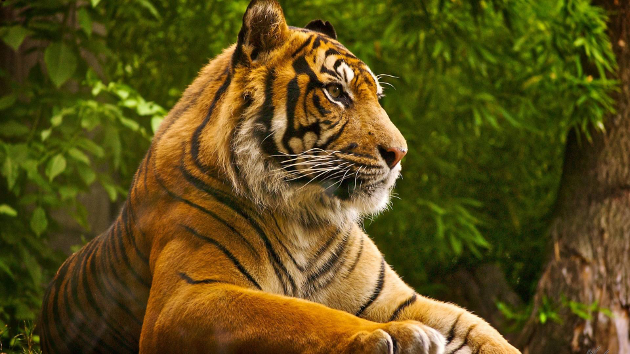
#> input picture School projects/3 - Multimedijski sistemi/Vaje 4/tiger.bmp, 630 x 354 px; the run also reads 1 picture not shown here
$ jupyter execute --allow-errors exercise4.ipynb
#> lines starting #> are read from the running program, lines starting #| are printed output that depends on the picture; long printed decimals are rounded
Exercise 4: Lossy Image Compression
===============================

To complete the exercise, follow the instructions and complete the missing code and write the answers where required.  All points, except the ones marked with **(N points)** are mandatory. The optional tasks require more independet work and some extra effort. Without completing them you can get at most 75 points for the exercise (the total number of points is 100 and results in grade 10). Sometimes there are more optional exercises and you do not have to complete all of them, you can get at most 100 points.

## Introduction

In this exercise, you will implement several concepts from lossy image compression al

of the JPEG pipeline for image compression. The method is based on performing the [discrete cosine transform (DCT)](https://en.wikipedia.org/wiki/Discrete_cosine_transform) on 8x8 blocks, quantizing the resulting coefficients, then losslessly compressing them via entropy encoding. You will first familiarize yourself with the calculation and properties of the DCT by using it on 1D signals, then use its 2D variant to transform and reconstruct images. Finally, you will implement a rough version of the JPEG algorithm and check the reductions in space and quality of the compressed images.

[cell 1]
# Run this cell to download the data used in this exercise
import zipfile, urllib.request, io, os
if not os.path.isfile("token"):
    print("Downloading exercise material")
    zipfile.ZipFile(io.BytesIO(urllib.request.urlopen("https://data.vicos.si/lukacu/multimedia/exercise4.zip").read())).extractall()
#> (this line was passed over: the network is not available in this run)

[cell 2]
# Some initial imports

from matplotlib import pyplot as plt
import numpy as np
from skimage import data, io, color

## Assignment 1: Block Truncation Coding

One of the early lossy image compression approaches divides image into 4x4 blocks and encodes each block with a mean, a standard deviation and a binary image that denotes if each of the 16 pixels in the block is higher or lower than the mean value. This approach is called Block Truncation Coding and is in some respects a predecesor to more well known lossy image compression codecs, such as JPEG.

 * Load image `tiger.bmp` (convert it to grayscale) and divide it into 4x4 blocks. Since the image dimensions are not divisible by 4, use `np.pad` to make image bigger. Order blocks row-by-row and visualize blocks 3, 216, and 387 (note that counting starts with 0). Note that you should manually set `vmin` and `vmax` parameters of `imshow` to get a representative visualization.


[cell 3]
I = color.rgb2gray(io.imread("tiger.bmp")) * 255
#> I: shape (354, 630) float64; min 0, max 254.3, mean 77.2

def padding(size, block_size):
    """ A helper function to calculate padding size. """
    return int(np.ceil(size / block_size) * block_size - size)

I = np.pad(I, ((0,padding(I.shape[0], 4)), (0,padding(I.shape[1], 4))))
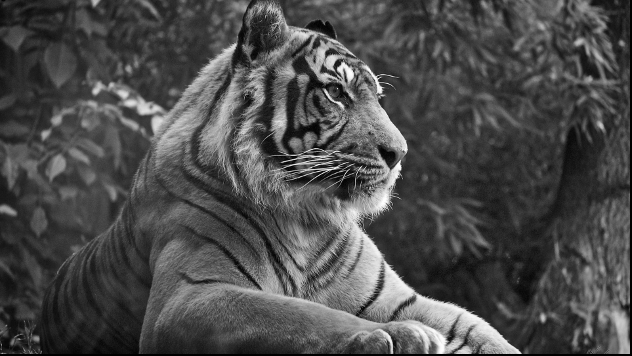
#> I: shape (356, 632) float64; min 0, max 254.3, mean 76.5

I_blocks = [I[i:i+4, j:j+4] for i in range(0, I.shape[0], 4) for j in range(0, I.shape[1], 4)]
#> I_blocks = 14062 items
_, ax = plt.subplots(1, 3, figsize=(10,10))
ax[0].imshow(I_blocks[3], vmin=0, vmax=255)
ax[1].imshow(I_blocks[216], vmin=0, vmax=255)
ax[2].imshow(I_blocks[387], vmin=0, vmax=255)
plt.show()
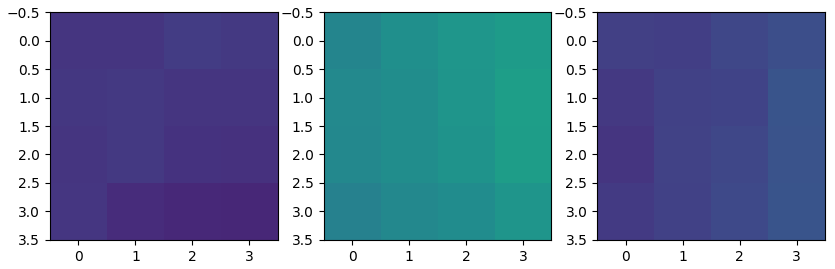
#> figure drawn by matplotlib, 3 panels

 * For each block compute the mean value and standard deviation of the values. Then use thresholding to determine which pixels are greater than the mean value. Write function `btc_compress` that accepts a grayscale image and returns a list of tuples containing mean, standard deviation and a list of 16 logical values.

    For the sixth block the output should be `(27, 5, [True, True, True, True, False, True, True, True, False, False, False, True, False, False, False, False])`. Note that one of the problems of not getting the same result could be that you do not use a 8-bit image. If your grayscale image is not 8-bit, scale and round the values to the nearest integer.

[cell 4]
def btc_compress(I):
    ret = []
    for i in range(0, I.shape[0], 4):
        for j in range(0, I.shape[1], 4):
            block = I[i:i+4, j:j+4]
            mean = int(np.mean(block))
            std_dev = int(np.std(block))
            bool_values = []
            for k in range(0, 4):
                for l in range(0, 4):
                    bool_values.append(block[k][l] > mean)
            ret.append((mean, std_dev, bool_values))
    return ret


I = np.round(color.rgb2gray(io.imread("tiger.bmp")) * 255).astype(np.uint8)
#> I: shape (354, 630); min 0, max 254, mean 77.2
I = np.pad(I, ((0,padding(I.shape[0], 4)), (0,padding(I.shape[1], 4))))
#> I: shape (356, 632)
tokens = btc_compress(I)
#> tokens = 14062 items

print(tokens[5][0], tokens[5][1], tokens[5][2])
#| 27 5 [True, True, True, True, False, True, True, True, False, False, False, True, False, False, False, False]

*  **Discussion question**: what is the compression ratio of the BTC coding? Does it change with the content of the image? What are the advantages and disadvantages of this coding scheme?

 * Objective evaluation of the reconstruction quality is important. One simple way to do it is to compute the mean squared error between the original and reconstructed image. Write a function that computes MSE between individual blocks of the original and reconstructed image. Then compute the MSE of the reconstructed image and compare it to the original image.

[cell 5]
def btc_decompress(tokens, shape):
#> called with shape = (356, 632)
    I = np.zeros(shape, dtype=np.uint8)
    index = 0
    for i in range(0, shape[0], 4):
        for j in range(0, shape[1], 4):
            mean, std_dev, bool_values = tokens[index]
            index += 1
            block = np.array(bool_values).reshape((4,4))
            block = block * std_dev + mean
            I[i:i+4, j:j+4] = block
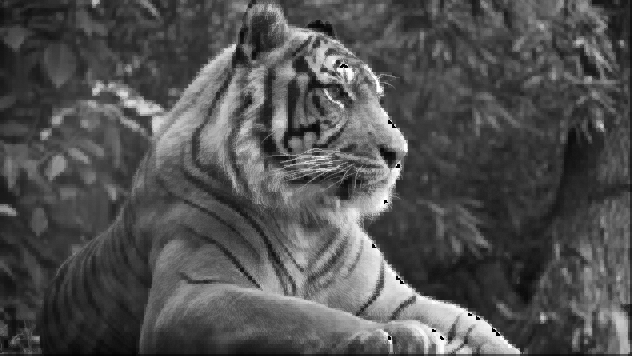
#> I: shape (356, 632); min 0, max 255, mean 81.2
#> after the loop, index = 14062
    return I

def mse(I, I_reconstructed):
    if I.shape != I_reconstructed.shape:
        return -1
    return np.mean((I - I_reconstructed) ** 2)

I_reconstructed = btc_decompress(tokens, I.shape)
mse = mse(I, I_reconstructed)
#> mse = 40.22
print(mse)
#| 40.216

* **Discussion question**: Why does the MSE changes with the content of the image?

 * **(5 points)**: Write function `btc_decompress` that accepts a list of tuples and image shape from the task above and returns a reconstructed image. Check the lecture slides for the reconstruction formulas. At the end, crop the padded pixels from the image. Test compression and decompression on the `tiger.bmp` image. Zoom in on an region to see the difference.


[cell 6]
_, ax = plt.subplots(1, 2, figsize=(10,10))
ax[0].imshow(I[100:200, 100:200], cmap='gray', vmin=0, vmax=255)
ax[1].imshow(I_reconstructed[100:200, 100:200], cmap='gray', vmin=0, vmax=255)
plt.show()

Assignment 2: Discrete Cosine Transform
--------

The discrete cosine transform used in JPEG standard is called DCT-II. The process expresses a (finite) sequence of data points as a sum of cosines with different frequencies (called basis functions). The result is a list of coefficients which can be used to reconstruct the original data. The most commonly used is DCT-II, also called "the DCT". Its inverse, DCT-III is called "the inverse DCT". Their formulas are as follows:

\begin{equation}
X_k = \sum_{n=0}^{N-1}x_n \cos{\Big(\frac{\pi}{N}\Big(n+\frac{1}{2}\Big)k\Big)}; \quad k = 0,\dots, N-1,\\
x_k = \frac{1}{N}X_0+\sum_{n=1}^{N-1}\frac{2}{N} \ X_n \cos{\Big(  \frac{\pi}{N}\ n\ \Big(  k+\frac{1}{2}  \Big)  \Big)}; \quad k = 0,\dots, N-1
\end{equation}

where $x_n$ denotes the $n$-th element of the input signal, while $N$ denotes the total number of elements of the input signal.

 * In DCT, the signal is expressed as a sum of cosines with different frequencies. Consider the length of sequence `N = 10` and plot the basis functions for sequences of this length. The number of basis functions must equal the number of data points (N). To make the plot look smoother you can tabulate the cosine function more accurately by adding more values, e.g. use `200` values instead `10` that are sufficient for computation of DCT. The result should look like this:


[cell 7]
# Some initial imports

from matplotlib import pyplot as plt
import numpy as np
from skimage import data, io, color

N = 10

_, ax = plt.subplots()

#> (the rest of this cell did not finish here and is left out)

 * Implement 1D DCT transform and its inverse. Implement the ``my_dct`` and ``my_idct`` functions that receive a signal and return the DCT coefficients (the sizes must match). Use the above formulas. Take note that these are the basic formulas. In practice, scaling factors are used to allow the transform to be expressed as matrix multiplication (see point <i>(d)</i>). You can test the correctness of your implementation by transforming a signal to frequency domain and back again. The result should be equal to the input signal (up to machine precision).

[cell 8]
def my_dct(input_signal):
    N = len(input_signal)
    ret = np.array([np.sum(input_signal * np.cos(np.pi/N * (np.arange(0, N) + 0.5) * k)) for k in range(N)])
    return ret

[cell 9]
def my_idct(input_signal):
    N = len(input_signal)
    ret = np.array([input_signal[0] / N + np.sum(2/N * input_signal[1:] * np.cos(np.pi/N * np.arange(1, N) * (k + 0.5))) for k in range(N)])
    return ret

 * Visualize the signal reconstruction from the DCT coefficients. Perform the DCT (using `my_dct`) on a chosen signal (to make the process easier to follow, start with `y = np.sin(np.exp(x) * 0.2)`), then transform it back using `my_idct`. Plot the intermediate result. If performed correctly, the signal should in the end be fully reconstructed. Also plot the error between the original and the reconstuction.


[cell 10]
x = np.linspace(0, 20, 21)
y = np.sin(np.exp(x) * 0.2)

dct = my_dct(y)
idct = my_idct(dct)

_, ax = plt.subplots(1,3, figsize=(10,3))
ax[0].plot(y)
ax[1].plot(dct)
ax[2].plot(idct)
plt.show()
#> figure, not shown here; panel 1: curve peaks at x = 2, y = 0.996; panel 2: curve peaks at x = 3, y = 4.85; panel 3: curve peaks at x = 2, y = 0.996

 * **(5 points)** The first term ($X_0$) of the DCT is sometimes multiplied by $\frac{1}{\sqrt{2}}$ and the resulting matrix is multiplied by an overall scale factor of $\sqrt{\frac{2}{N}}$. This makes the matrix orthogonal and allows the DCT (and the IDCT) to be performed by matrix multiplication. Write a ``dct_coef`` function that takes a size $N$ and returns a $N\times N$ matrix with the DCT coefficients. If the matrix is scaled correctly it should be orthogonal (i.e. $\mathbf{M}\mathbf{M}^\top=\mathbf{I}$). You can check the implementation details for scaling on <a href="https://en.wikipedia.org/wiki/Discrete_cosine_transform#DCT-II">Wikipedia</a>. The DCT can then be calculated by multiplying a signal $x$ by the DCT coefficient matrix $\mathbf{M}$. The same holds for the IDCT, except that it requires multiplication by the transpose of the matrix $\mathbf{M}$.

    $$
    y = \mathbf{M}x^\top \\
    \hat{x} = (\mathbf{M}^\top y)^\top
    $$

    Using ``dct_coef`` write alternate implementations of ``my_dct`` and ``dct_idct`` and test if they work.

#> (a cell that did not finish here is left out)

 * The DCT on two-dimensional data can be performed either by first calculating the 1D DCT on matrix rows and then on matrix columns (or vice versa) or by applying the formula directly.

    $$
    X_{i,j} = C_{i} C_{j} \sum_{x=0}^{X-1} \sum_{y=0}^{Y-1} x_{x,y} \cos{\bigg(  \frac{\pi}{X} \Big( x + \frac{1}{2} \Big) i \bigg)} \cos{\bigg(  \frac{\pi}{Y} \Big( y + \frac{1}{2} \Big) j \bigg) \quad i= 0,\dots, X-1 \quad j = 0,\dots, Y-1\\}
    $$

    where $x_{x, y}$ denotes the element at $y$-th row and $x$-th column of the input matrix, while $X$ and $Y$ denote the number of rows and the number of columns of the input matrix, respectively. The $C_{i}$ is defined as step function $C_{i} = \sqrt{\frac{1}{X}}$ if $i = 0$ and $C_{i} = \sqrt{\frac{2}{X}}$ otherwise. $C_{j}$ is defined similarly for $j$ and $Y$.

    The inverse of DCT is defined similarly as:

    $$
    x_{x, y}=\sum _{i=0}^{X-1}\sum _{j=0}^{Y-1}  C_{i} C_{j} X_{i, j} \cos \left[{\frac {\pi }{X}}\left(x+{\frac {1}{2}}\right)i\right]\cos \left[{\frac {\pi }{Y}}\left(y+{\frac {1}{2}}\right)j\right]
    $$

     Plot the 2D basis functions. The result should look like this:


[cell 12]
def basis_fun_2d(x, y, i, j, X, Y):
    Ci = 0
    if i == 0:
        Ci = np.sqrt(1/X)
    else:
        Ci = np.sqrt(2/X)
    Cj = 0
    if i == 0:
        Cj = np.sqrt(1/X)
    else:
        Cj = np.sqrt(2/X)

    return Ci * Cj * np.cos(np.pi/X * (x + 0.5) * i) * np.cos(np.pi/Y * (y + 0.5) * j)

X = 8
Y = 8
_, ax = plt.subplots(X, Y, figsize=(5,5))
for i in range(X):
    for j in range(Y):
        x = np.linspace(0, X-1, X)
        y = np.linspace(0, Y-1, Y)
        X_val, Y_val = np.meshgrid(x, y)
        ax[i, j].imshow(np.transpose(basis_fun_2d(X_val, Y_val, i, j, X, Y)))
        ax[i, j].axis('off')

 * Implement the ``my_dct2`` and ``my_idct2`` functions that perform the DCT and IDCT on 2D matrices. Do not use `dct` and `idct` from `scipy.fft`, but you can use those functons to check if your implementation is correct. Test the correctness of your implementation by transforming a signal to frequency domain and back again. The result should be equal to the input signal (up to machine precision).

[cell 13]
from scipy.fft import dct

def my_dct2(input_signal):
    return np.apply_along_axis(my_dct, 0, np.apply_along_axis(my_dct, 1, input_signal))

signal = np.random.rand(8, 8)
signal_dct = my_dct2(signal)
signal_scipy_dct = dct(signal)

_, ax = plt.subplots(1, 3, figsize=(10,10))
ax[0].imshow(signal, cmap='gray')
ax[1].imshow(signal_dct, cmap='gray')
ax[2].imshow(signal_scipy_dct, cmap='gray')
plt.show()

[cell 14]
from scipy.fft import idct

def my_idct2(input_signal):
    return np.apply_along_axis(my_idct, 0, np.apply_along_axis(my_idct, 1, input_signal))

signal_idct = my_idct2(signal_dct)
signal_scipy_idct = idct(signal_scipy_dct)

_, ax = plt.subplots(1, 3, figsize=(10,10))
ax[0].imshow(signal, cmap='gray')
ax[1].imshow(signal_idct, cmap='gray')
ax[2].imshow(signal_scipy_idct, cmap='gray')
plt.show()
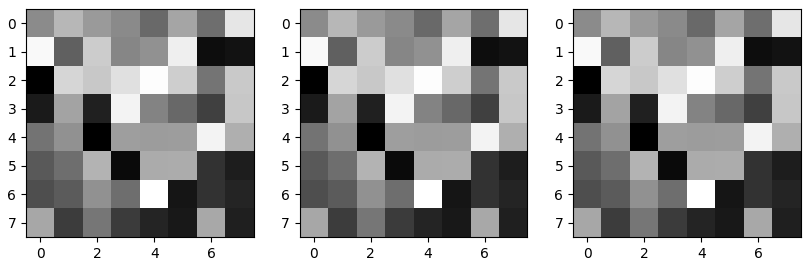
#> figure drawn by matplotlib, 3 panels

 * Reconstruct an image from 2D DCT coefficients. Open a grayscale image (e.g. image *A.bmp*) and calculate its 2D DCT using `my_dct2`. Visualize the coefficient matrix. Convert the image back using `my_idct2`.

    Comment on the contribution of lower and higher frequency components to the reconstruction of the image. Which frequencies are more important perceptually? Slightly modify several coefficients to see the effect.


[cell 15]
A = io.imread("A.bmp")
#> A = [[1, 1, 0, 1, 1], [1, 0, 1, 0, 1], [1, 0, 0, 0, 1], [0, 1, 1, 1, 0], [0, 1, 1, 1, 0]]

A_dct = my_dct2(A)
#> A_dct = [[15, 5.55e-16, 0, 3.33e-16, -1.11e-15], [0.951, -2.76e-16, 3.8, 4.88e-16, 0.951], [1.81, 7.67e-17, -1.81, -8.1e-18, -2.24], [0.588, -2.49e-17, -0.588, 1.55e-16, -2.35], [-0.691, -2.01e-16, 2.24, 3.8e-16, -0.691]]
A_reconstructed = my_idct2(A_dct)
#> A_reconstructed = [[1, 1, -3.33e-16, 1, 1], [1, 1.11e-16, 1, 2.22e-16, 1], [1, 0, -4.44e-16, 0, 1], [-1.11e-16, 1, 1, 1, 0], [-3.33e-16, 1, 1, 1, -1.11e-16]]

_, ax = plt.subplots(1, 3, figsize=(10,10))
ax[0].imshow(A)
ax[1].imshow(A_dct)
ax[2].imshow(A_reconstructed)
plt.show()
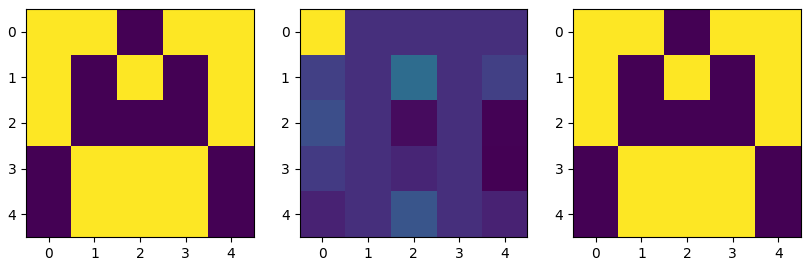
#> figure drawn by matplotlib, 3 panels

# Lower frequencies are more important, as higher frequencies only show us detail

* Load one of the images from one of the previous exercises, convert it to grayscale. Then cut out several square blocks of 24x24 pixels and perform encoding/decoding using DCT. Test, how is the content modified if you modify the entire DCT coefficent matrix, and how if you modify the three quarters that denote the high frequency coefficients (all except top-left quarter). Apply the quantization formula:

    $$
    \hat{X}_{i,j} =  \Biggl \lfloor \frac{X_{i,j}}{Q_{i,j}} \Biggr \rfloor Q_{i,j}
    $$

    This task is complete if you do this for five different blocks (try to find different blocks, uniform region, edges, etc.) and visualize (1) original block, (2) DCT coefficients, (3) reconstruction with quantized DCT coefficients, (4) reconstruction with quantized high-frequency components and (5) error between the original and the reconstruction. The result should look like this (quantization factor is 32 for high frequencies and 1 for low frequencies):


[cell 16]
I = color.rgb2gray(io.imread("tiger.bmp")) * 255

Q = np.ones((32,32))
Q[6:, 6:]= 32

blocks = [(100,100), (200,200), (300,300)]

for block in blocks:
    x, y = block
    Original = I[x:x+32, y:y+32]
    Dct = my_dct2(Original)
    Quantized = np.round(Dct / Q) * Q
    Reconstructed = my_idct2(Dct)
    Quantized_reconstructed = my_idct2(Quantized)
    Error = np.abs(Dct - Quantized)

    _, ax = plt.subplots(1,6, figsize=(12,3))
    ax[0].imshow(Original, cmap='gray')
    ax[1].imshow(Dct)
    ax[2].imshow(Quantized)
    ax[3].imshow(Reconstructed, cmap='gray')
    ax[4].imshow(Quantized_reconstructed, cmap='gray')
    ax[5].imshow(Error)
    for i in range(6):
        ax[i].axis('off')
    plt.show()
#> this loop made 3 passes
#> pass 1, `plt.show()`:
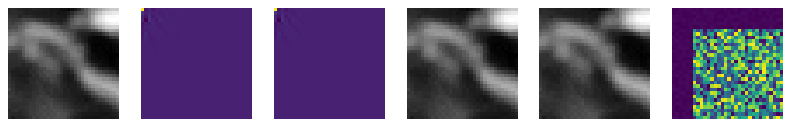
#> figure drawn by matplotlib, 6 panels
#> after the loop:
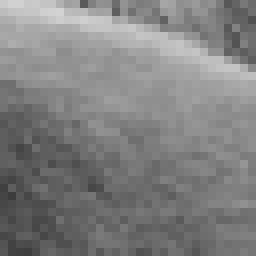
#> Original: shape (32, 32) float64 (shown 8 times larger); min 59.62, max 211.1, mean 128.9

## Assignment 3: The JPEG Pipeline

In this assignment you will implement the main part of the JPEG compression algorithm. The image needs to be split into $8 \times8$ blocks and DCT must be performed on each of them. The coefficients are then quantized using a quantization matrix. The result is finally losslessly compressed using entropy encoding.

Use the provided ```quantization_matrix``` function to generate different quantization matrices. The function accepts an argument on the interval $[1,100]$ which can be interpreted as the output image quality in percentages. How does the matrix change with different inputs? Experiment with a few values.

[cell 17]
# Generation of different quality quantization matrices, based on detail level
def quantization_matrix(alpha_image_quality):

    # For this example we use the standard quantization matrix proposed by the Independent JPEG Group (IJG)
    Q = np.array([[16,  11,  10,  16,  24,  40,  51,  61],
                  [12,  12,  14,  19,  26,  58,  60,  55],
                  [14,  13,  16,  24,  40,  57,  69,  56],
                  [14,  17,  22,  29,  51,  87,  80,  62],
                  [18,  22,  37,  56,  68, 109, 103,  77],
                  [24,  35,  55,  64,  81, 104, 113,  92],
                  [49,  64,  78,  87, 103, 121, 120, 101],
                  [72,  92,  95,  98, 112, 100, 103,  99]])

    if(alpha_image_quality < 50):
        s = 5000 / alpha_image_quality
    else:
        s = 200 - 2 * alpha_image_quality

    R = np.floor( (s * Q + 50) / 100 )
    R[R == 0] = 1

    return R

 * Split your input image into $8\times8$ blocks.

    For each of the blocks, do:
     1. Subtract $128$ (take care of the data type, do not use uint8 here)
     2. Calculate the 2D DCT
     * Perform element-wise division by the quantization matrix $Q$
     * Round the coefficients to quantize them
     * Do element-wise multiplication with $Q$.
     * Save the quantized coefficients in a separate matrix
     * Calculate the 2D IDCT
     * Add $128$

  Display the image reconstructed from quantized blocks. Display the difference to the original. Comment on the distribution of the differences and the reduction in image quality (try different levels of quantization).

  Use the image *tiger.bmp* to test your algorithm.

[cell 18]
I = io.imread('tiger.bmp')
#> I is the input picture: shape (354, 630, 3); mean R, G, B 91.6, 78.2, 24.2
I = np.mean(I, 2).astype(np.uint8)
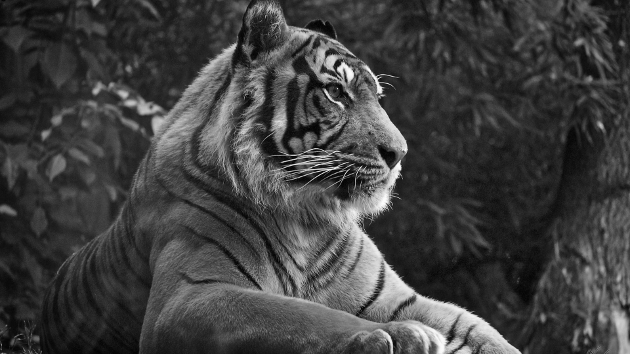
#> I: shape (354, 630); min 0, max 252, mean 64.4

window = 8
Q = quantization_matrix(50)
result = np.zeros([I.shape[0], I.shape[1]])

for row in np.arange(I.shape[0] - window + 1, step=window):
    for col in np.arange(I.shape[1] - window + 1, step=window):
        block = I[row:row+window, col:col+window]
        block = block - 128
        block = my_dct2(block)
        block = block / Q
        block = np.round(block)
        block = block * Q
        result[row:row+window, col:col+window] = my_idct2(block)
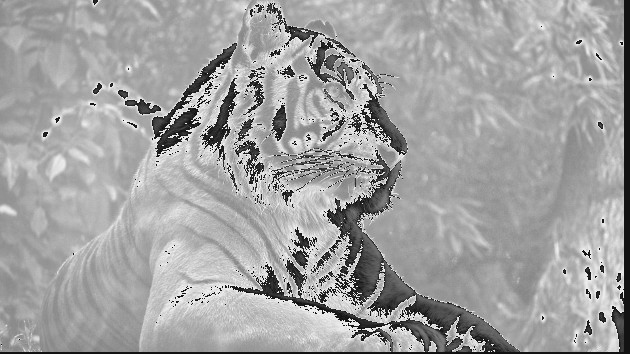
#> result: shape (354, 630) float64; min -21.79, max 272.1, mean 165.2; drawn with min black and max white

adjusted = result + 128

_, ax = plt.subplots(1, 2, figsize=(10,10))
ax[0].imshow(I.astype(np.uint8), cmap='gray')
ax[1].imshow(adjusted.astype(np.uint8), cmap='gray')
plt.show()
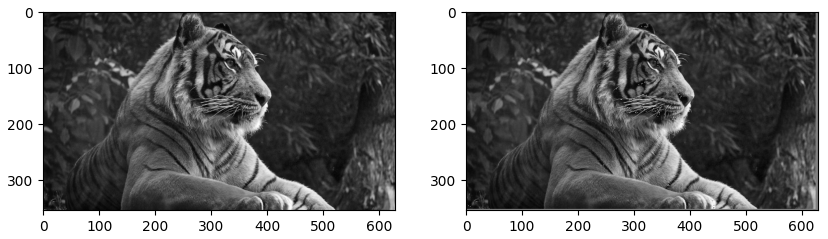
#> figure drawn by matplotlib, 2 panels


#the lower the quantization the more artifacts appear
